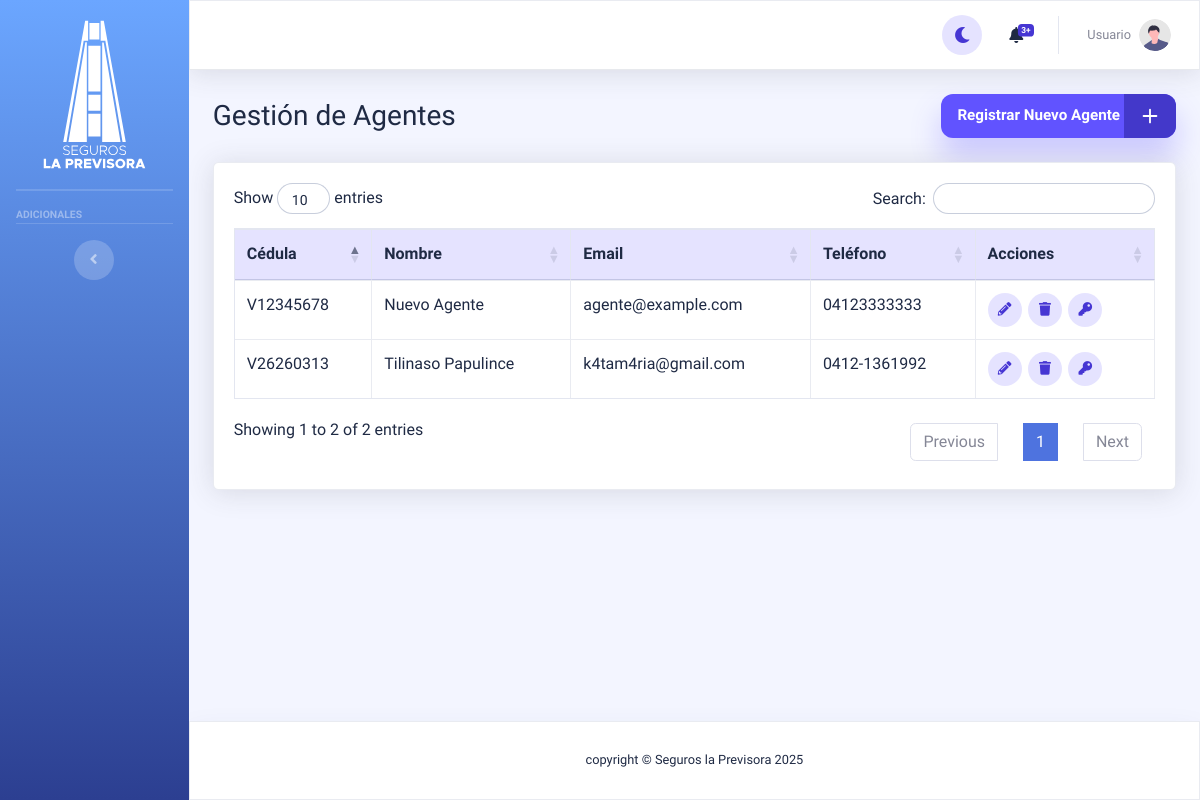
The app's page /vista/gestionAgente.php with its own data.
### tables this page shows
CREATE TABLE `usuario` (
  `cedula` varchar(20) NOT NULL,
  `email` varchar(255) NOT NULL,
  `password_hash` varchar(255) NOT NULL,
  `activo` tinyint(1) DEFAULT 1,
  `id_rol` int(10) UNSIGNED NOT NULL,
  `foto_perfil` varchar(255) DEFAULT 'undraw_profile.svg'
);

CREATE TABLE `agente` (
  `cedula_agente` varchar(20) NOT NULL,
  `nombre` varchar(100) NOT NULL,
  `apellido` varchar(100) NOT NULL,
  `telefono` varchar(20) DEFAULT NULL
);

### modelo/modeloUsuario.php (called while the page is built, shortened)
<?php
require_once dirname(__DIR__) . '/config/conexion.php';
class modeloUsuario {
    private $db;
    public function __construct(array $data = null) {
        if ($data) {
            $this->cedula = $data['cedula'] ?? null;
            $this->nombre = $data['nombre'] ?? null;
            $this->apellido = $data['apellido'] ?? null;
            $this->email = $data['email'] ?? null;
            $this->password_hash = $data['password_hash'] ?? null;
            $this->telefono = $data['telefono'] ?? null;
            $this->id_rol = $data['id_rol'] ?? null;
            $this->nombre_rol = $data['nombre_rol'] ?? null;
            $this->foto_perfil = $data['foto_perfil'] ?? null;
        } else {
            try {
                $base_datos = new Base_Datos();
                $this->db = $base_datos->Conexion_Base_Datos();
            } catch (\Exception $e) {
                error_log('Error al inicializar la conexión en modeloUsuario: ' . $e->getMessage());
                $this->db = null;
            }
        }
    }
    public function obtenerTodosLosAgentes() {
        $sql = "SELECT
                    u.cedula,
                    u.email,
                    u.activo,
                    u.foto_perfil,
                    r.nombre_rol,
                    ag.nombre,
                    ag.apellido,
                    ag.telefono
                FROM usuario u
                JOIN rol r ON u.id_rol = r.id_rol
                JOIN agente ag ON u.cedula = ag.cedula_agente
                WHERE r.nombre_rol = 'agente'
                ORDER BY ag.apellido, ag.nombre";
        try {
            $stmt = $this->db->prepare($sql);
            $stmt->execute();
            return $stmt->fetchAll(PDO::FETCH_ASSOC);
        } catch (\PDOException $e) {
            error_log('Error de DB al obtener todos los agentes: ' . $e->getMessage());
            return false;
        }
    }
}

### config/conexion.php (called while the page is built, shortened)
<?php
class Base_Datos {
    private $Nombre_Servidor = "localhost";
    private $Nombre_Base_Datos = "seguros_la_previsora";
    private $Nombre_Usuario = "root";
    private $Pass = "";
    public function Conexion_Base_Datos() {
        $this->Conexion = null;
        try {
            $dsn = "mysql:host=" . $this->Nombre_Servidor . ";dbname=" . $this->Nombre_Base_Datos . ";charset=utf8";
            $this->Conexion = new PDO($dsn, $this->Nombre_Usuario, $this->Pass);
            $this->Conexion->setAttribute(PDO::ATTR_ERRMODE, PDO::ERRMODE_EXCEPTION);
            $this->Conexion->setAttribute(PDO::ATTR_DEFAULT_FETCH_MODE, PDO::FETCH_ASSOC);
        } catch(PDOException $e) {
            echo "Error de Conexión: " . $e->getMessage();
            exit;
        }
        return $this->Conexion;
    }
}
?>

### vista/gestionAgente.php (the view, shortened to what this page needs)
<?php
require_once __DIR__ . '/parte_superior.php';
require_once dirname(__DIR__) . '/modelo/modeloUsuario.php';
$modeloUsuario = new ModeloUsuario();
$resultadoAgentes = $modeloUsuario->obtenerTodosLosAgentes();
$agentes = [];
if ($resultadoAgentes === false) {
		echo '<div class="alert alert-danger">Error al cargar los agentes.</div>';
} elseif (is_array($resultadoAgentes)) {
		$agentes = array_values(array_filter($resultadoAgentes, function ($usuario) {
				$rol = strtolower($usuario['nombre_rol'] ?? $usuario['rol'] ?? '');
				$activo = isset($usuario['activo']) ? (int) $usuario['activo'] : 1;
				return $rol === 'agente' && $activo === 1;
		}));
} else {
		echo '<div class="alert alert-info">No hay agentes registrados.</div>';
}
?>
<div class="container-fluid">
	<div class="d-sm-flex align-items-center justify-content-between mb-4">
		<h1 class="h3 mb-0 text-gray-800">Gestión de Agentes</h1>
		<button type="button" class="btn-main-action" data-toggle="modal" data-target="#modalNuevoAgente">
			<span class="btn-main-action__label">Registrar Nuevo Agente</span>
			<span class="btn-main-action__icon">
				<svg xmlns="http://www.w3.org/2000/svg" width="24" height="24" viewBox="0 0 24 24" fill="none" stroke="currentColor" stroke-width="2" stroke-linecap="round" stroke-linejoin="round">
					<line x1="12" y1="5" x2="12" y2="19"></line>
					<line x1="5" y1="12" x2="19" y2="12"></line>
				</svg>
			</span>
		</button>
	</div>
	<div class="card shadow mb-4">
		<div class="card-body">
			<div class="table-responsive">
				<table class="table table-bordered" id="agentsTable" width="100%">
					<thead>
						<tr>
							<th>Cédula</th>
							<th>Nombre</th>
							<th>Email</th>
							<th>Teléfono</th>
							<th>Acciones</th>
						</tr>
					</thead>
					<tbody>
						<?php foreach ($agentes as $agente): ?>
							<?php
								$nombreCompletoAgente = trim(($agente['nombre'] ?? '') . ' ' . ($agente['apellido'] ?? ''));
							?>
							<tr>
								<td><?php echo htmlspecialchars($agente['cedula']); ?></td>
								<td><?php echo htmlspecialchars(($agente['nombre'] ?? '') . ' ' . ($agente['apellido'] ?? '')); ?></td>
								<td><?php echo htmlspecialchars($agente['email'] ?? ''); ?></td>
								<td><?php echo htmlspecialchars($agente['telefono'] ?? ''); ?></td>
								<td class="table-action-buttons">
									<button type="button"
													class="action-icon action-icon--edit editAgentBtn"
													data-cedula="<?php echo htmlspecialchars($agente['cedula']); ?>"
													data-nombre="<?php echo htmlspecialchars($agente['nombre'] ?? ''); ?>"
													data-apellido="<?php echo htmlspecialchars($agente['apellido'] ?? ''); ?>"
													data-email="<?php echo htmlspecialchars($agente['email'] ?? ''); ?>"
													data-telefono="<?php echo htmlspecialchars($agente['telefono'] ?? ''); ?>"
													data-toggle="modal"
													data-target="#modalEditarAgente"
													title="Editar Agente"
													aria-label="Editar agente">
										<i class="fas fa-pencil-alt"></i>
									</button>
									<button type="button"
													class="action-icon action-icon--delete deleteAgentBtn"
													data-cedula="<?php echo htmlspecialchars($agente['cedula']); ?>"
													data-nombre="<?php echo htmlspecialchars($nombreCompletoAgente); ?>"
													title="Desactivar Agente"
													aria-label="Desactivar agente">
										<i class="fas fa-trash"></i>
									</button>
									<button type="button"
													class="action-icon action-icon--perm managePermsBtn"
													data-cedula="<?php echo htmlspecialchars($agente['cedula']); ?>"
													data-nombre="<?php echo htmlspecialchars($nombreCompletoAgente); ?>"
													title="Gestionar Permisos"
													aria-label="Gestionar permisos">
										<i class="fas fa-key"></i>
									</button>
								</td>
							</tr>
						<?php endforeach; ?>
					</tbody>
				</table>
			</div>
		</div>
	</div>
</div>
<?php
require_once __DIR__ . '/parte_inferior.php';
?>

### vista/gestionAgente.php (style rules this page uses)
:root { --perm-modal-header-bg: #93BFC7; --perm-modal-header-color: #fff; --perm-card-header-bg: #DEDED1; --perm-card-header-color: #333; --perm-hover-bg: #e9e9e3; --modal-hover-bg: #eff3f9; }

### records on screen
usuario: cedula "V12345678", agente.nombre+apellido "Nuevo Agente", email "agente@example.com", agente.telefono "04123333333"
usuario: cedula "V26260313", agente.nombre+apellido "Tilinaso Papulince", email "k4tam4ria@gmail.com", agente.telefono "0412-1361992"
